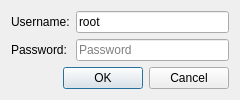
<?xml version="1.0" encoding="UTF-8"?>
<ui version="4.0">
 <class>AuthenticateServerDialog</class>
 <widget class="QDialog" name="AuthenticateServerDialog">
  <property name="geometry">
   <rect>
    <x>0</x>
    <y>0</y>
    <width>240</width>
    <height>91</height>
   </rect>
  </property>
  <property name="windowTitle">
   <string>Server authentication</string>
  </property>
  <layout class="QVBoxLayout" name="verticalLayout">
   <item>
    <layout class="QFormLayout" name="formLayout">
     <item row="0" column="0">
      <widget class="QLabel" name="label">
       <property name="text">
        <string>Username:</string>
       </property>
      </widget>
     </item>
     <item row="1" column="0">
      <widget class="QLabel" name="label_2">
       <property name="text">
        <string>Password:</string>
       </property>
      </widget>
     </item>
     <item row="0" column="1">
      <widget class="QLineEdit" name="usernameEdit">
       <property name="text">
        <string>root</string>
       </property>
       <property name="placeholderText">
        <string>Username</string>
       </property>
      </widget>
     </item>
     <item row="1" column="1">
      <widget class="QLineEdit" name="passwordEdit">
       <property name="echoMode">
        <enum>QLineEdit::Password</enum>
       </property>
       <property name="placeholderText">
        <string>Password</string>
       </property>
      </widget>
     </item>
    </layout>
   </item>
   <item>
    <spacer name="verticalSpacer">
     <property name="orientation">
      <enum>Qt::Vertical</enum>
     </property>
     <property name="sizeHint" stdset="0">
      <size>
       <width>20</width>
       <height>40</height>
      </size>
     </property>
    </spacer>
   </item>
   <item>
    <widget class="QDialogButtonBox" name="buttonBox">
     <property name="orientation">
      <enum>Qt::Horizontal</enum>
     </property>
     <property name="standardButtons">
      <set>QDialogButtonBox::Cancel|QDialogButtonBox::Ok</set>
     </property>
    </widget>
   </item>
  </layout>
 </widget>
 <resources/>
 <connections>
  <connection>
   <sender>buttonBox</sender>
   <signal>accepted()</signal>
   <receiver>AuthenticateServerDialog</receiver>
   <slot>accept()</slot>
   <hints>
    <hint type="sourcelabel">
     <x>248</x>
     <y>254</y>
    </hint>
    <hint type="destinationlabel">
     <x>157</x>
     <y>274</y>
    </hint>
   </hints>
  </connection>
  <connection>
   <sender>buttonBox</sender>
   <signal>rejected()</signal>
   <receiver>AuthenticateServerDialog</receiver>
   <slot>reject()</slot>
   <hints>
    <hint type="sourcelabel">
     <x>316</x>
     <y>260</y>
    </hint>
    <hint type="destinationlabel">
     <x>286</x>
     <y>274</y>
    </hint>
   </hints>
  </connection>
 </connections>
</ui>
